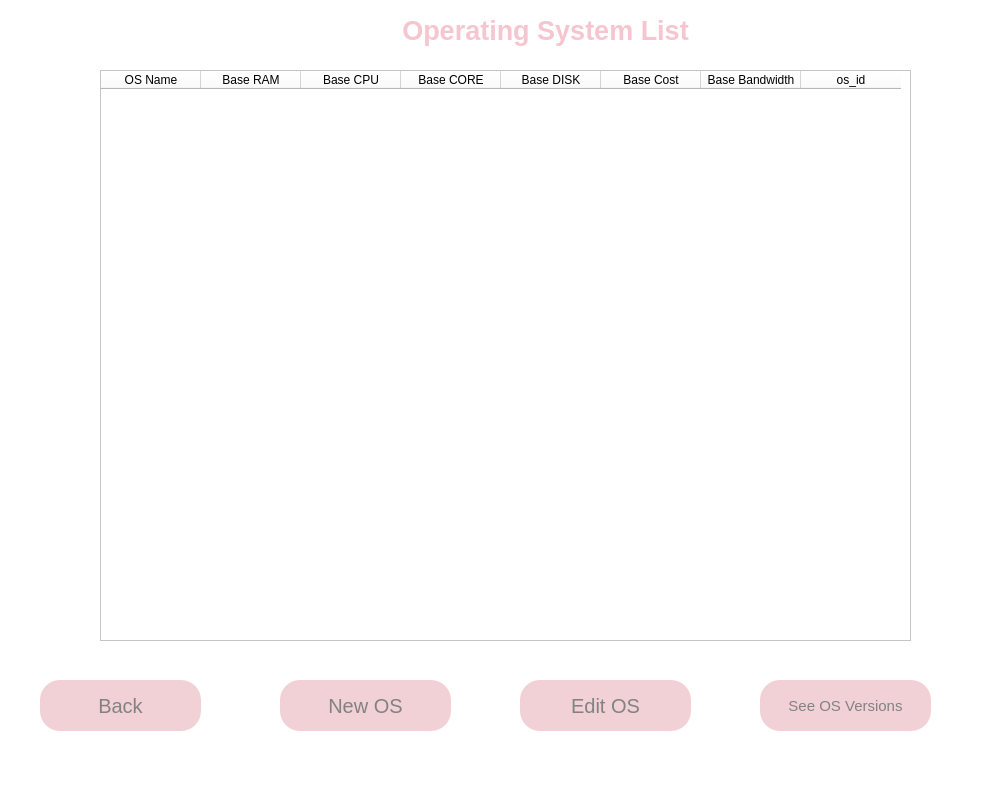
<?xml version="1.0" encoding="UTF-8"?>
<ui version="4.0">
 <class>MainWindow</class>
 <widget class="QMainWindow" name="MainWindow">
  <property name="geometry">
   <rect>
    <x>0</x>
    <y>0</y>
    <width>1000</width>
    <height>798</height>
   </rect>
  </property>
  <property name="windowTitle">
   <string>OS List</string>
  </property>
  <property name="styleSheet">
   <string notr="true">background-color: rgb(255, 255, 255);</string>
  </property>
  <widget class="QWidget" name="centralwidget">
   <widget class="QLabel" name="label">
    <property name="geometry">
     <rect>
      <x>260</x>
      <y>0</y>
      <width>571</width>
      <height>61</height>
     </rect>
    </property>
    <property name="font">
     <font>
      <pointsize>20</pointsize>
      <weight>75</weight>
      <bold>true</bold>
     </font>
    </property>
    <property name="text">
     <string>&lt;html&gt;&lt;head/&gt;&lt;body&gt;&lt;p&gt;&lt;span style=&quot; color:#f5c6cf;&quot;&gt;Operating System List&lt;/span&gt;&lt;/p&gt;&lt;/body&gt;&lt;/html&gt;</string>
    </property>
    <property name="alignment">
     <set>Qt::AlignCenter</set>
    </property>
   </widget>
   <widget class="QTableWidget" name="tableWidget">
    <property name="geometry">
     <rect>
      <x>100</x>
      <y>70</y>
      <width>811</width>
      <height>571</height>
     </rect>
    </property>
    <property name="selectionMode">
     <enum>QAbstractItemView::SingleSelection</enum>
    </property>
    <property name="selectionBehavior">
     <enum>QAbstractItemView::SelectRows</enum>
    </property>
    <attribute name="horizontalHeaderDefaultSectionSize">
     <number>100</number>
    </attribute>
    <column>
     <property name="text">
      <string>OS Name</string>
     </property>
    </column>
    <column>
     <property name="text">
      <string>Base RAM</string>
     </property>
    </column>
    <column>
     <property name="text">
      <string>Base CPU</string>
     </property>
    </column>
    <column>
     <property name="text">
      <string>Base CORE</string>
     </property>
    </column>
    <column>
     <property name="text">
      <string>Base DISK</string>
     </property>
    </column>
    <column>
     <property name="text">
      <string>Base Cost</string>
     </property>
    </column>
    <column>
     <property name="text">
      <string>Base Bandwidth</string>
     </property>
    </column>
    <column>
     <property name="text">
      <string>os_id</string>
     </property>
    </column>
   </widget>
   <widget class="QPushButton" name="back">
    <property name="geometry">
     <rect>
      <x>40</x>
      <y>680</y>
      <width>161</width>
      <height>51</height>
     </rect>
    </property>
    <property name="font">
     <font>
      <pointsize>15</pointsize>
     </font>
    </property>
    <property name="styleSheet">
     <string notr="true">QPushButton
{
	background-color: #f1d1d6;
	color: #828282;
	border-radius:20px;
}

QPushButton:hover
{
	background-color: #ff8b8d;
	color: #656565;
	border-radius:20px;
}</string>
    </property>
    <property name="text">
     <string>Back</string>
    </property>
   </widget>
   <widget class="QPushButton" name="new_os">
    <property name="geometry">
     <rect>
      <x>280</x>
      <y>680</y>
      <width>171</width>
      <height>51</height>
     </rect>
    </property>
    <property name="font">
     <font>
      <pointsize>15</pointsize>
     </font>
    </property>
    <property name="styleSheet">
     <string notr="true">QPushButton
{
	background-color: #f1d1d6;
	color: #828282;
	border-radius:20px;
}

QPushButton:hover
{
	background-color: #ff8b8d;
	color: #656565;
	border-radius:20px;
}</string>
    </property>
    <property name="text">
     <string>New OS</string>
    </property>
   </widget>
   <widget class="QPushButton" name="edit_os">
    <property name="geometry">
     <rect>
      <x>520</x>
      <y>680</y>
      <width>171</width>
      <height>51</height>
     </rect>
    </property>
    <property name="font">
     <font>
      <pointsize>15</pointsize>
     </font>
    </property>
    <property name="styleSheet">
     <string notr="true">QPushButton
{
	background-color: #f1d1d6;
	color: #828282;
	border-radius:20px;
}

QPushButton:hover
{
	background-color: #ff8b8d;
	color: #656565;
	border-radius:20px;
}</string>
    </property>
    <property name="text">
     <string>Edit OS</string>
    </property>
   </widget>
   <widget class="QPushButton" name="see_ver">
    <property name="geometry">
     <rect>
      <x>760</x>
      <y>680</y>
      <width>171</width>
      <height>51</height>
     </rect>
    </property>
    <property name="font">
     <font>
      <pointsize>11</pointsize>
     </font>
    </property>
    <property name="styleSheet">
     <string notr="true">QPushButton
{
	background-color: #f1d1d6;
	color: #828282;
	border-radius:20px;
}

QPushButton:hover
{
	background-color: #ff8b8d;
	color: #656565;
	border-radius:20px;
}</string>
    </property>
    <property name="text">
     <string>See OS Versions</string>
    </property>
   </widget>
  </widget>
  <widget class="QMenuBar" name="menubar">
   <property name="geometry">
    <rect>
     <x>0</x>
     <y>0</y>
     <width>1000</width>
     <height>18</height>
    </rect>
   </property>
  </widget>
  <widget class="QStatusBar" name="statusbar"/>
 </widget>
 <resources/>
 <connections/>
</ui>
